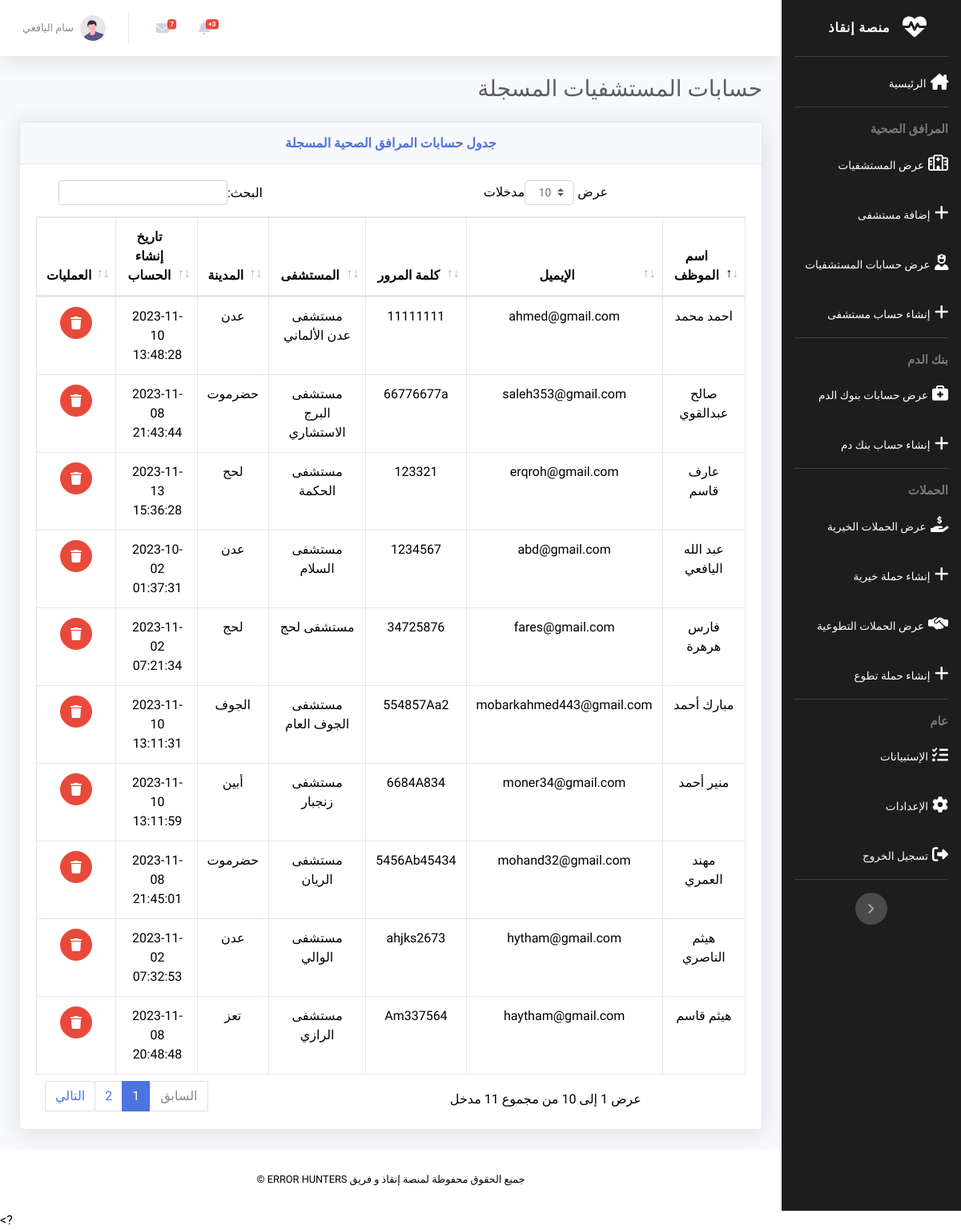
The app's page /admin/hospital_accounts.php (signed in) with its own data.
### tables this page shows
CREATE TABLE `hos_emp_acc` (
  `ha_id` smallint(4) NOT NULL,
  `h_id` smallint(4) NOT NULL,
  `ha_name` varchar(50) NOT NULL,
  `ha_email` varchar(50) NOT NULL,
  `ha_pass` varchar(40) NOT NULL,
  `ha_gender` tinyint(1) NOT NULL,
  `c_at` timestamp NOT NULL DEFAULT current_timestamp() ON UPDATE current_timestamp()
);

CREATE TABLE `hospitals` (
  `h_id` smallint(4) NOT NULL,
  `h_city` tinyint(2) NOT NULL,
  `h_name` varchar(100) NOT NULL,
  `c_at` timestamp NOT NULL DEFAULT current_timestamp() ON UPDATE current_timestamp()
);

CREATE TABLE `cities` (
  `c_id` tinyint(2) NOT NULL,
  `c_name` varchar(20) NOT NULL
);

### admin/hospital_accounts.php (the view, shortened to what this page needs)
<?php
require_once('../files/config.php')
?>
<!DOCTYPE html>
<html lang="ar">
<head>
    <link rel="stylesheet" href="../css/all.min.css">
    <link rel="stylesheet" href="../css/sb-admin-2.css">
    <link rel="stylesheet" href="../css/sam.css">
    <link rel="stylesheet" href="bloodbank.css">
    <link href="../vendor/datatables/dataTables.bootstrap4.min.css" rel="stylesheet">
</head>
<body id="page-top">
    <div id="wrapper">
        <?php require_once 'side_bar.php';?>
        <div id="content-wrapper" class="d-flex flex-column">
            <div id="content">
                <?php  require_once 'nav_bar.php' ?>
                <div class="container-fluid">
                    <h1 class="h3 mb-4 text-gray-800 text-right">حسابات  المستشفيات المسجلة</h1>
                    <div class="card shadow mb-4">
                        <div class="card-header py-3">
                            <h6 class="m-0 font-weight-bold text-primary text-center">جدول حسابات المرافق الصحية المسجلة</h6>
                        </div>
                        <div class="card-body">
                            <div class="table-responsive">
                                <table class="table table-bordered" id="dataTable" width="100%" cellspacing="0">
                                    <thead class="text-center">
                                        <tr>
                                            <th>اسم الموظف</th>
                                            <th>الإيميل</th>
                                            <th>كلمة المرور</th>
                                            <th>المستشفى</th>
                                            <th>المدينة</th>
                                            <th>تاريخ إنشاء الحساب</th>
                                            <th>العمليات</th>
                                        </tr>
                                    </thead>
                                    <tbody class="text-center">
                                        <?php
                                        $result = mysqli_query($con, "SELECT ha_id,ha_name,ha_email,ha_pass,h_name,hos_emp_acc.c_at,c_name FROM `hos_emp_acc` INNER JOIN hospitals ON hospitals.h_id=hos_emp_acc.h_id INNER JOIN cities ON hospitals.h_city=cities.c_id");
                                        while ($row = mysqli_fetch_array($result)) {
                                          echo'<tr>
                                            <td>'.$row['ha_name'].'</td>
                                            <td>'.$row['ha_email'].'</td>
                                            <td>'.$row['ha_pass'].'</td>
                                            <td>'.$row['h_name'].'</td>
                                            <td>'.$row['c_name'].'</td>
                                            <td style="direction: ltr;">'.$row['c_at'].'</td>
                                            <td><a href="control/delete.php?ha_id='.$row['ha_id'].'" class="btn btn-danger btn-circle">
                                            <i class="fas fa-trash"></i></a></td>
                                            </tr>';
                                        }
                                        ?>
                                    </tbody>
                                </table>
                            </div>
                        </div>
                    </div>
                </div>
            </div>
            <?php  include_once('footer.php')?>
        </div>
    </div>
 ?>
</body>
</html>

### css/sam.css (style rules this page uses)
body { direction: rtl; }

### records on screen
hos_emp_acc: ha_name "عبد الله اليافعي", ha_email "abd@gmail.com", ha_pass "1234567", h.h_name "مستشفى السلام", cities.c_name "عدن", c_at "2023-10-02 01:37:31"
hos_emp_acc: ha_name "احمد محمد", ha_email "ahmed@gmail.com", ha_pass "11111111", h.h_name "مستشفى عدن الألماني", cities.c_name "عدن", c_at "2023-11-10 13:48:28"
hos_emp_acc: ha_name "مبارك أحمد", ha_email "mobarkahmed443@gmail.com", ha_pass "554857Aa2", h.h_name "مستشفى الجوف العام", cities.c_name "الجوف", c_at "2023-11-10 13:11:31"
hos_emp_acc: ha_name "فارس هرهرة", ha_email "fares@gmail.com", ha_pass "34725876", h.h_name "مستشفى لحج", cities.c_name "لحج", c_at "2023-11-02 07:21:34"
hos_emp_acc: ha_name "منير أحمد", ha_email "moner34@gmail.com", ha_pass "6684A834", h.h_name "مستشفى زنجبار", cities.c_name "أبين", c_at "2023-11-10 13:11:59"
hos_emp_acc: ha_name "هيثم الناصري", ha_email "hytham@gmail.com", ha_pass "ahjks2673", h.h_name "مستشفى الوالي", cities.c_name "عدن", c_at "2023-11-02 07:32:53"
hos_emp_acc: ha_name "هيثم قاسم", ha_email "haytham@gmail.com", ha_pass "Am337564", h.h_name "مستشفى الرازي", cities.c_name "تعز", c_at "2023-11-08 20:48:48"
hos_emp_acc: ha_name "صالح عبدالقوي", ha_email "saleh353@gmail.com", ha_pass "66776677a", h.h_name "مستشفى البرج الاستشاري", cities.c_name "حضرموت", c_at "2023-11-08 21:43:44"
hos_emp_acc: ha_name "مهند العمري", ha_email "mohand32@gmail.com", ha_pass "5456Ab45434", h.h_name "مستشفى الريان", cities.c_name "حضرموت", c_at "2023-11-08 21:45:01"
hos_emp_acc: ha_name "عارف قاسم", ha_email "erqroh@gmail.com", ha_pass "123321", h.h_name "مستشفى الحكمة", cities.c_name "لحج", c_at "2023-11-13 15:36:28"

### other values on screen
$_SESSION['a_name'] "سام اليافعي"
